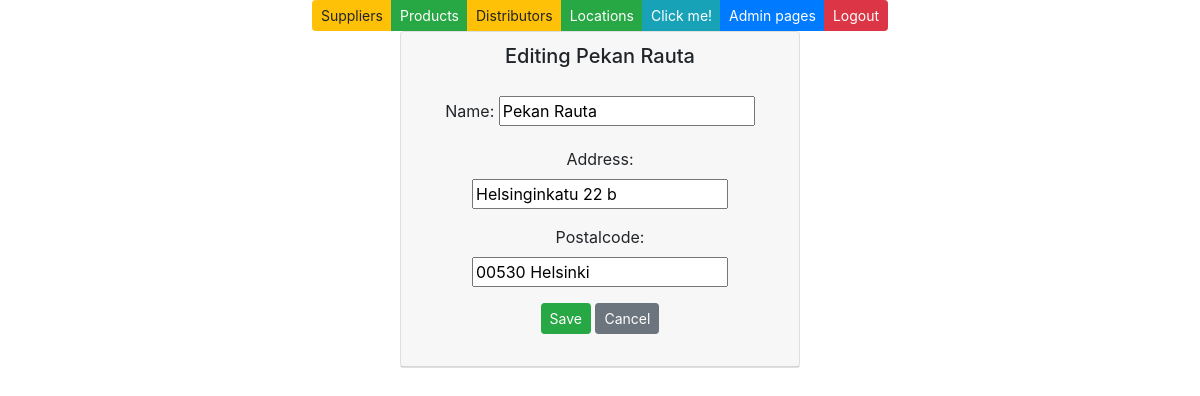
Page /edit-location-get/1/ on the committed database.
### app/models.py (models this page shows, shortened)
class Location(models.Model):
    name = models.CharField(max_length = 50, default="firma")
    address = models.CharField(max_length = 50, default="firma")
    postalcode = models.CharField(max_length = 100, default="firma")

### app/views.py (the view)
# urls.py: path('edit-location-get/<int:id>/', editlocationget),
def editlocationget(request, id):
    location = Location.objects.get(id = id)
    context = {'location': location}
    return render (request,"editlocation.html",context)

### app/templates/editlocation.html (shortened to what this page needs)
{% extends 'index.html' %}
{% block content %}
<div class="card" style="width: 25rem;">
    <div class="card-header">
        <h5>Editing {{location.name}}</h5>
        <div class="card-body">
            <form method="post" action="/edit-location-post/{{location.id}}/">
                <div class="form-group">
                    <label>Name:</label>
                    <input type="text" name="name" value="{{location.name}}">
                </div>
                <div class="form-group">
                    <label>Address:</label>
                    <input type="text" name="address" value="{{location.address}}">
                </div>
                <div class="form-group">
                    <label>Postalcode:</label>
                    <input type="text" name="postalcode" value="{{location.postalcode}}">
                </div>
                <input type="submit" value="Save" class="btn btn-success btn-sm">
                <input type="button" onclick="window.location.href='/locations'"class="btn btn-secondary btn-sm" value="Cancel">
            </form>
        </div>
    </div>
</div>
{% endblock %}

### rows in the picture
Location: name "Pekan Rauta", address "Helsinginkatu 22 b", postalcode "00530 Helsinki"
